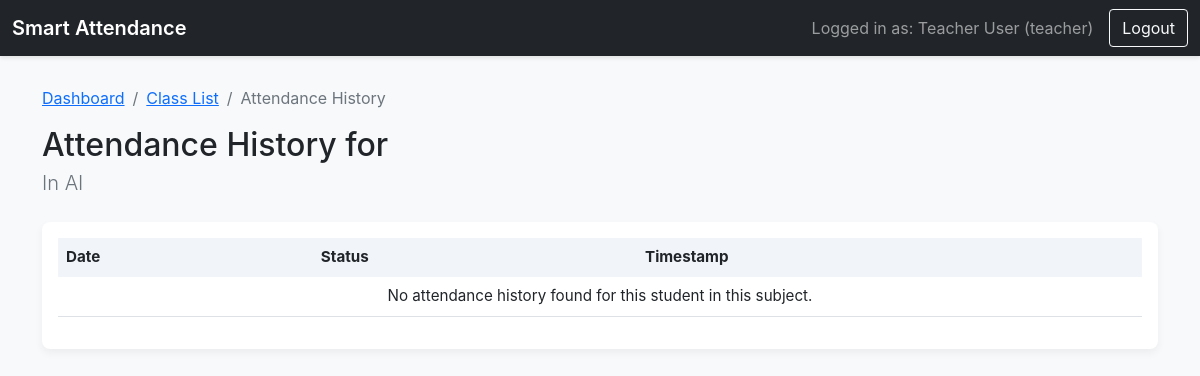
Before: /teacher/history/1/student6 (signed in) with the older database file.
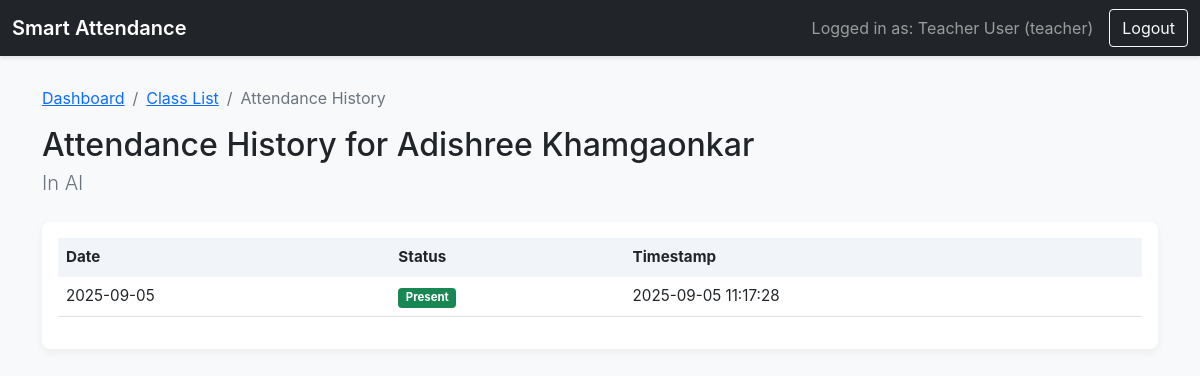
After: the same page with the newer database file.
### tables this page shows
CREATE TABLE subjects (
        id INTEGER PRIMARY KEY AUTOINCREMENT,
        subject_name TEXT NOT NULL,
        teacher_id TEXT NOT NULL,
        FOREIGN KEY (teacher_id) REFERENCES users (user_id)
    );

CREATE TABLE users (
        user_id TEXT PRIMARY KEY,
        name TEXT NOT NULL,
        role TEXT NOT NULL,
        password TEXT NOT NULL
    , face_image TEXT);

CREATE TABLE attendance_records (
        id INTEGER PRIMARY KEY AUTOINCREMENT,
        student_id TEXT NOT NULL,
        subject_id INTEGER NOT NULL,
        timestamp TEXT NOT NULL,
        date TEXT NOT NULL,
        status TEXT NOT NULL,
        FOREIGN KEY (student_id) REFERENCES users (user_id),
        FOREIGN KEY (subject_id) REFERENCES subjects (id)
    );

### app.py (the view)
@app.route('/teacher/history/<int:subject_id>/<student_id>')
@login_required
@role_required('teacher')
def student_history(subject_id, student_id):
    return render_template('student_history.html', subject=db.get_subject_by_id(subject_id),
                           student=db.get_user_by_id(student_id), history=db.get_student_attendance_history(student_id, subject_id))

### app.py (called while the page is built)
def login_required(f):
    @wraps(f)
    def decorated_function(*args, **kwargs):
        if 'user_id' not in session:
            return redirect(url_for('login'))
        return f(*args, **kwargs)
    return decorated_function

def role_required(role_name):
    def wrapper(f):
        @wraps(f)
        def decorated_function(*args, **kwargs):
            if session.get('role') != role_name:
                flash("You do not have permission to access this page.", "danger")
                return redirect(url_for('dashboard'))
            return f(*args, **kwargs)
        return decorated_function
    return wrapper

### database_manager.py (called while the page is built)
def get_db_connection():
    conn = sqlite3.connect(DATABASE)
    conn.row_factory = sqlite3.Row
    return conn

def get_user_by_id(user_id):
    conn = get_db_connection()
    user = conn.cursor().execute("SELECT * FROM users WHERE user_id = ?", (user_id,)).fetchone()
    conn.close()
    return user

def get_subject_by_id(subject_id):
    conn = get_db_connection()
    subject = conn.cursor().execute("SELECT * FROM subjects WHERE id = ?", (subject_id,)).fetchone()
    conn.close()
    return subject

def get_student_attendance_history(student_id, subject_id):
    conn = get_db_connection()
    history = conn.cursor().execute("SELECT date, status, timestamp FROM attendance_records WHERE student_id = ? AND subject_id = ? ORDER BY date DESC", (student_id, subject_id)).fetchall()
    conn.close()
    return history

### templates/student_history.html
{% extends "base.html" %}
{% block content %}
    <nav aria-label="breadcrumb">
        <ol class="breadcrumb">
            <li class="breadcrumb-item"><a href="{{ url_for('dashboard') }}">Dashboard</a></li>
            <li class="breadcrumb-item"><a href="{{ url_for('view_class_list', subject_id=subject.id) }}">Class List</a></li>
            <li class="breadcrumb-item active" aria-current="page">Attendance History</li>
        </ol>
    </nav>
    <h2 class="mb-1">Attendance History for {{ student.name }}</h2>
    <p class="lead text-muted">In {{ subject.subject_name }}</p>
    <div class="card mt-4">
        <div class="card-body">
            <table class="table table-hover">
                <thead>
                    <tr>
                        <th>Date</th>
                        <th>Status</th>
                        <th>Timestamp</th>
                    </tr>
                </thead>
                <tbody>
                    {% for record in history %}
                    <tr>
                        <td>{{ record.date }}</td>
                        <td>
                            {% if record.status == 'Present' %}<span class="badge bg-success">Present</span>
                            {% elif record.status == 'Absent' %}<span class="badge bg-danger">Absent</span>
                            {% else %}<span class="badge bg-secondary">{{ record.status }}</span>
                            {% endif %}
                        </td>
                        <td>{{ record.timestamp }}</td>
                    </tr>
                    {% else %}
                    <tr><td colspan="3" class="text-center">No attendance history found for this student in this subject.</td></tr>
                    {% endfor %}
                </tbody>
            </table>
        </div>
    </div>
{% endblock %}

### templates/base.html (shortened to what this page needs)
<!DOCTYPE html>
<html lang="en">
<head>
    <link href="https://cdn.jsdelivr.net/npm/bootstrap@5.1.3/dist/css/bootstrap.min.css" rel="stylesheet">
    <link rel="stylesheet" href="{{ url_for('static', filename='style.css') }}">
</head>
<body>
    <nav class="navbar navbar-expand-lg navbar-dark bg-dark">
        <div class="container-fluid">
            <a class="navbar-brand" href="{{ url_for('dashboard') }}">Smart Attendance</a>
            <div class="collapse navbar-collapse">
                <span class="navbar-text me-3">
                    Logged in as: {{ session.name }} ({{ session.role }})
                </span>
                <a href="{{ url_for('logout') }}" class="btn btn-outline-light">Logout</a>
            </div>
        </div>
    </nav>
    <div class="container main-content">
        {% block content %}{% endblock %}
    </div>
</body>
</html>

### static/style.css (style rules this page uses)
body { background-color: #f8f9fa; font-family: -apple-system, BlinkMacSystemFont, "Segoe UI", Roboto, "Helvetica Neue", Arial, sans-serif; }
.navbar { box-shadow: 0 2px 4px rgba(0,0,0,.1); }
.navbar-brand { font-weight: 600; }
.main-content { padding-top: 30px; }
.card { border: none; box-shadow: 0 4px 8px rgba(0,0,0,.05); border-radius: 0.5rem; }
.table { border-collapse: separate; border-spacing: 0; font-size: 0.95rem; }
.table thead th { background-color: #f1f5f9; border: none; }

Changed rows visible on the page:
added users: name "Adishree Khamgaonkar"
added attendance_records: date "2025-09-05", status "Present", timestamp "2025-09-05 11:17:28"
Other visible differences:
text no longer shown: "No attendance history found for this student in this subject."
